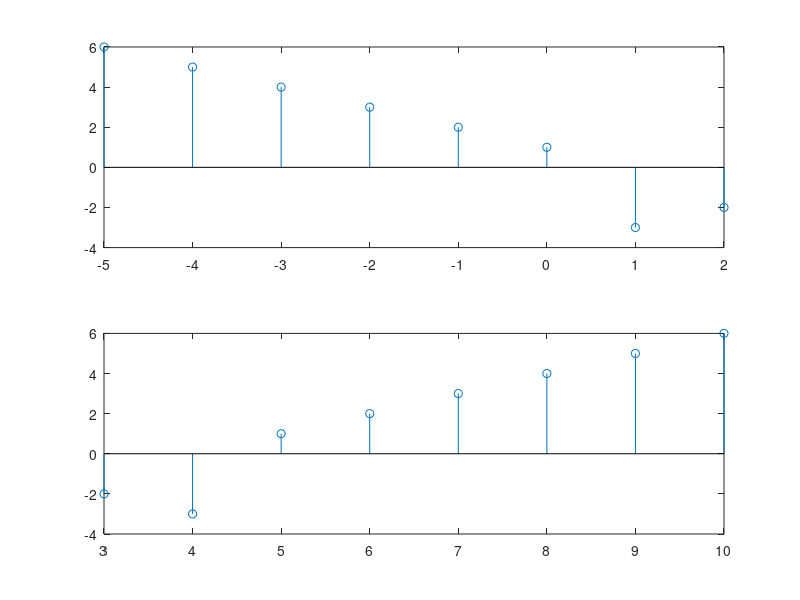

MATLAB code to generate this figure:
clc
clear all
close all

y = [-2 -3 1 2 3 4 5 6];
n = -2:1:5;

subplot(2,1,1);
stem(-n, y)

k = 5;
subplot(2,1,2);
stem(n+k, y)